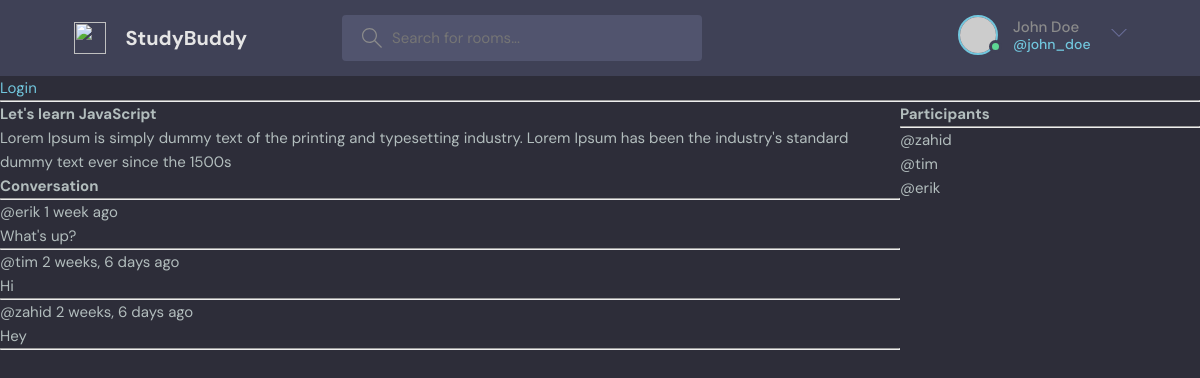
The page /room/1/ on the database its author committed.
### base/models.py (models this page shows, shortened)
class Room(models.Model):
    host = models.ForeignKey(User, on_delete=models.SET_NULL, null=True)
    topic = models.ForeignKey(Topic, on_delete=models.SET_NULL, null=True)
    name = models.CharField(max_length=200)
    description = models.TextField(null=True, blank=True)
    participants = models.ManyToManyField(User, related_name='participants', blank=True)
    updated = models.DateTimeField(auto_now=True)
    created = models.DateTimeField(auto_now_add=True)
    class Meta:
        ordering = ['-updated', '-created']

class Message(models.Model):
    user = models.ForeignKey(User, on_delete=models.CASCADE)
    room = models.ForeignKey(Room, on_delete=models.CASCADE)
    body = models.TextField()
    updated = models.DateTimeField(auto_now=True)
    created = models.DateTimeField(auto_now_add=True)
    class Meta:
        ordering = ['-updated', '-created']

### base/views.py (the view, shortened to what this page needs)
# urls.py: path('room/<str:pk>/', views.room, name="room"),
def room(request, pk):
    room = Room.objects.get(id=pk)
    room_messages = room.message_set.all()
    participants = room.participants.all()
    context = {'room': room, 'room_messages': room_messages, 'participants': participants}
    return render(request, 'base/room.html', context)

### base/templates/base/room.html (shortened to what this page needs)
{% extends 'main.html' %}
{% block content %}
<div class="room-container">
    <div>
        <h1> {{room.name}} </h1>
        <p>{{room.description}}</p>
        <div class="comment-wrapper">
            <h3>Conversation</h3>
            <hr>
            {% for message in room_messages %}
                <div>
                    <small>@{{message.user}}  {{message.created|timesince}} ago</small>
                    <p>{{message.body}}</p>
                    <hr>
                </div>
            {% endfor %}
        </div>
    </div>
    <div>
        <h3>Participants</h3>
        <hr>
        {% for user in participants %}
            <div>
                <p>@{{user.username}}</p>
            </div>
        {% endfor %}
    </div>
</div>
{% endblock content %}

### static/styles/style.css (style rules this page uses)
:root { --color-main: #71c6dd; --color-main-light: #e1f6fb; --color-dark: #3f4156; --color-dark-medium: #51546e; --color-dark-light: #696d97; --color-light: #e5e5e5; --color-gray: #8b8b8b; --color-light-gray: #b2bdbd; --color-bg: #2d2d39; --color-success: #5dd693; --color-error: #fc4b0b; }
* { font-family: "DM Sans", -apple-system, BlinkMacSystemFont, "Segoe UI", Roboto, Oxygen, Ubuntu, Cantarell, "Open Sans", "Helvetica Neue", sans-serif; margin: 0; padding: 0; box-sizing: border-box; text-rendering: optimizeLegibility; font-size: inherit; }
html { font-size: 56.25%; }
@media only screen and (min-width: 1200px) { html { font-size: 62.5%; } }
body { line-height: 1.6; font-weight: 400; font-size: 1.5rem; color: var(--color-light-gray); background-color: var(--color-bg); min-height: 100vh; }

### base/templates/base/room.html (style rules this page uses)
.room-container { display: grid; grid-template-columns: 3fr 1fr; }

### rows shown on the page
Room: name "Let's learn JavaScript", description "Lorem Ipsum is simply dummy text of the printing and typesetting industry. Lorem Ipsum has been the industry's standard dummy text ever since the 1500s"
Message: user "erik", created "1 week", body "What's up?"
Message: user "tim", created "2 weeks, 6 days", body "Hi"
Message: user "zahid", created "2 weeks, 6 days", body "Hey"

### other values the page prints
{{ user.username }} "zahid"
{{ user.username }} "tim"
{{ user.username }} "erik"
